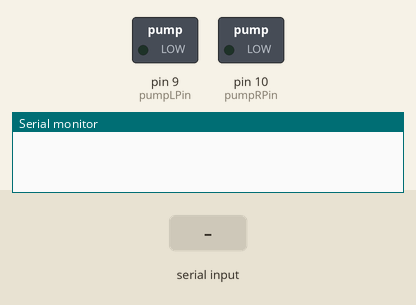
Bench run of a sketch on a simulated Arduino Uno, built with avr-gcc and run on an emulated ATmega328P. On the bench: switched loads named in the sketch (green lamp = pin HIGH), the last lines printed to the serial monitor. Dashed ring = blinking. Inputs (shaded band) come from the test bench.

Above: at 1.2 s.
1.3 s: "T90\n" received over Serial
At 3.1 s:
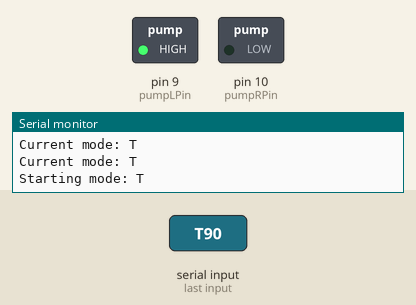
At 4.0 s:
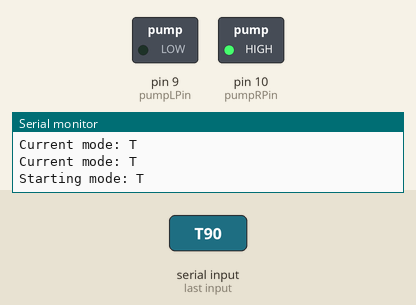
4.3 s: "d" received over Serial
7.3 s: "90,45\n" received over Serial
10.3 s: "Q90\n" received over Serial
At 11.5 s:
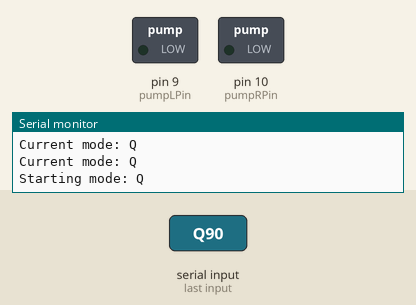
11.8 s: "F90\n" received over Serial
13.3 s: "s90\n" received over Serial
At 14.1 s:
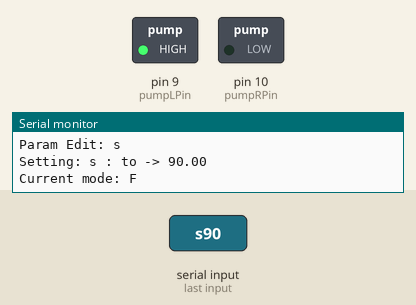
Timing chart, 0 to 15.8 s (numbered marks = the images above; inputs shaded):
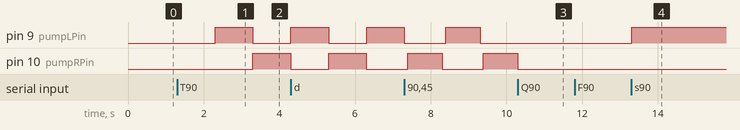

Measured:
- after the input at 1.3 s, pin 9 (pumpLPin): LOW → HIGH after 1.0 s, → LOW 1.0 s later; pin 10 (pumpRPin): LOW → HIGH after 2.0 s
- after the input at 10.3 s, pin 9 (pumpLPin): stays LOW (without the input it goes to HIGH after 0.09 s); pin 10 (pumpRPin): goes on until 10.3 s, then stays LOW
- after the input at 13.3 s, pin 9 (pumpLPin): LOW → HIGH at once

The sketch:

robo_fish-v2.ino
```cpp
/// THere are several params that can be used!
/***
 *MODES
 * Q (Stop mode that turns off the pumps!)
 (T)
 *TAIL MODE Using servo and pump adjustable hz, delay, on off, and flow rate
 *
 *FLOW MODE (F)
 *just does the pump

 Program start in Q mode with everything off

 make sure serial monitor has no line endings turned on and is @9600 baud

 to turn on the fish go enter T to goto tail mode

 then enter s to change the pump speed and hit enter

 then enter a float value between 0 and 1 and hit enter

 the fish should start swithcing


 */


const int pumpLPin =  9;// the number of the pump pin
const int pumpRPin =  10;// the number of the pump pin
int pumpL_on = 0;
int pumpR_on = 1;
const String valid_params = "shd";//Speed, Hertz
float s = 1; //Speed of the pump
float h = 1; //Hertz of the pump/tasil
float d = 0.7; //Delay to turn off pump
int pump_val = 255*s;

char mode = 'Q';
bool mode_sw = false;
const long mode_sw_time = 1000; //Time to have nothing happen during a mode switch
unsigned long modeMillis = 0;
unsigned long last_update_tm = 0;
const unsigned long update_tm = 10000;
unsigned long last_cycle_tm = 0;


bool hz_del = false;
float pos_1 = 90;
float pos_2 = 0.0;
float cur_pos = pos_1;

bool param_edit = false;
char param;

void setup() {
  // put your setup code here, to run once:
  Serial.begin(9600);
//  Servo1.attach(pumpLPin);
//  Servo1.attach(servoPin);
}

void loop() {
  unsigned long currentMillis = millis();

  if(Serial.available() > 0)  {
    int incomingData;
    float paramData;
    //Parse characters and floats differnetly
    if (param_edit){
      paramData= Serial.parseFloat();
    }
    else{
      incomingData= Serial.read(); // can be -1 if read error
    }
    //HANDLE PARAMETER EDITING
    if (param_edit){
      if (paramData <= 0){
        param_edit = false;
        Serial.println("Quiting Param Edit mode");
      }
      else{
        //Call a param helper
        param_change(paramData);
      }
    }
    //HANDLE MODE SWITHCING and swithcing to paameter editing
    else{
      if (mode != incomingData){
        Serial.print("Current mode: ");
        Serial.println(mode);
        switch(incomingData) {
            case 'Q':
              mode = incomingData;
              Serial.println("Stop Mode");
              s = 0;
              mode_helper();
              //MODE SWITCH PAUSE ALL INPUTS
              break;
            case 'F':
              mode = incomingData;
              Serial.println("Flow mode");
              mode_helper();
              //MODE SWITCH PAUSE ALL INPUTS
              break;
            case 'T':
              mode = incomingData;
              Serial.println("Tail Mode");
              mode_helper();
              break;
            //PARAMS
            default:
              int response = valid_params.indexOf(incomingData);
              if (response >= 0){
                param_helper(incomingData);
              }
              break;
        }
      }
    }
  }


  /*****
  *MOTOR ACTUATION CHUNK!!
  */
  if (mode_sw){
    //Turn off the pump
    analogWrite(pumpLPin, 0);
    analogWrite(pumpRPin, 0);

    //Get out of mode switch mode then !!
    if (currentMillis - modeMillis >= mode_sw_time) {
      mode_sw = false;
      Serial.print("Starting mode: ");
      Serial.println(mode);
    }
  }
  //MAIN MODES
  else{
    switch(mode){
      case 'F':
        /// Motor Controls and outputs here
        pump_val = 255*s;
        analogWrite(pumpLPin, pump_val);
        break;
      case 'T':
        //Control servo every TS seconds
        // TS = 1/h seconds
        float Ts = 1/h*1000;//Milliseconds
        pump_val = 255*s;
        //
        if(currentMillis-last_cycle_tm >= Ts){
          int temp = pumpL_on;
          pumpL_on = pumpR_on;
          pumpR_on = temp;
          hz_del = true;
          last_cycle_tm = currentMillis;
        }
        if(hz_del){
          pump_val = 0;
          if(currentMillis - last_cycle_tm >= d){
            hz_del = false;
          }
        }
        analogWrite(pumpLPin, pump_val*pumpL_on);
        analogWrite(pumpRPin, pump_val*pumpR_on);
        break;
    }
  }


  if (currentMillis -last_update_tm >= update_tm){
    //PRint and update of mode and params
    print_status();
    last_update_tm = currentMillis;
  }
}

void print_status(){
  Serial.print("Mode: ");
  Serial.println(mode);
  Serial.println("PARAMS");
  Serial.print("Pump Speed(s): ");
  Serial.println(s);
  Serial.print("Servo HZ(h): ");
  Serial.println(h);
  Serial.print("Delay (ms): ");
  Serial.println(d);

}

void mode_helper(){
  Serial.print("Switching to mode: ");
  Serial.println(mode);
  mode_sw = true;
  modeMillis = millis();
  Serial.println("Diabling motors during a mode switch");
}

void param_helper(char new_param){
  Serial.print("Param Edit: ");
  Serial.println(new_param);
  param = new_param;
  param_edit = true;
}

void param_change(float new_val){
  Serial.print("Setting: ");
  Serial.print(param);
  Serial.print(" : to -> ");
  Serial.println(new_val);
  switch(param){
    case 's':
      s = new_val;
      break;
    case 'h':
      h = new_val;
      break;
    case 'd':
      d = new_val;
      break;
    default:
    Serial.print("Bad parameter to change");
      break;
  }
  param_edit = false;

}
```
